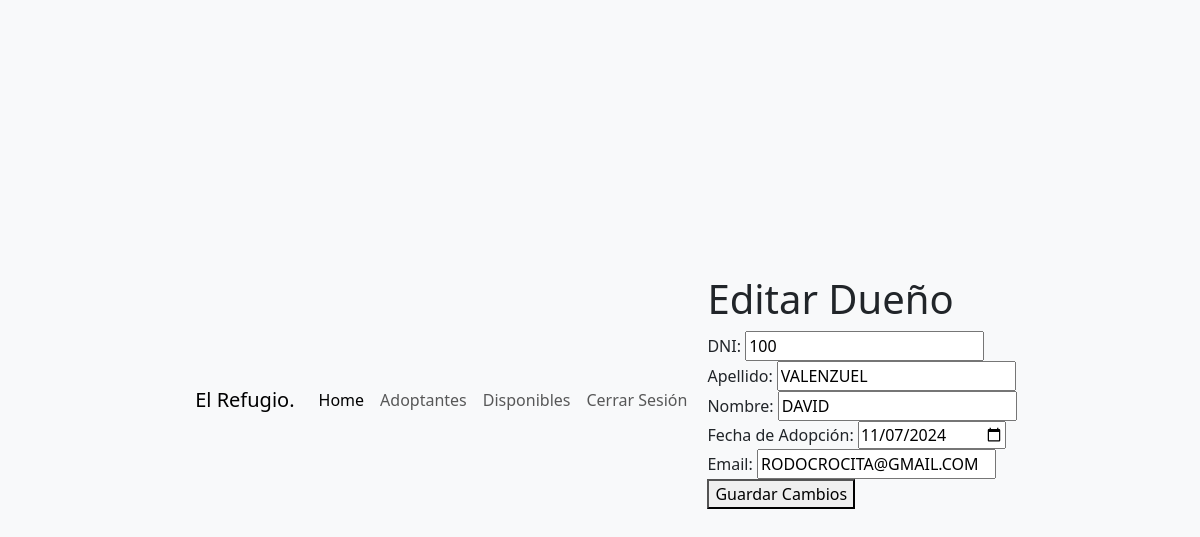
Page /vista/editar_dueño.php?id=1 on the committed database.
### vista/editar_dueño.php (the view, shortened to what this page needs)
<?php
$host = 'localhost';
$user = 'root';
$password = '';
$dbname = 'usuario';
$conexion = new mysqli($host, $user, $password, $dbname);
if (isset($_GET['id'])) {
    $id = intval($_GET['id']);
    $sql = "SELECT * FROM dueño WHERE ID_ADOPTA = $id";
    $result = $conexion->query($sql);
    if ($result && $result->num_rows > 0) {
        $dueño = $result->fetch_assoc();
    } else {
        die("Registro no encontrado.");
    }
}
?>
<!DOCTYPE html>
<html lang="es">
<head>
    <link href="https://cdn.jsdelivr.net/npm/bootstrap@5.3.3/dist/css/bootstrap.min.css" rel="stylesheet" />
</head>
<body>
<?php
include 'navbar.php';
?>
<div class="mb-3">
    <h1>Editar Dueño</h1>
    <form method="POST" action="editar_dueño.php">
        <label>DNI:</label>
        <input type="text" name="DNI" value="<?= $dueño['DNI'] ?>" required><br>
        <label>Apellido:</label>
        <input type="text" name="APELLIDO" value="<?= $dueño['APELLIDO'] ?>" required><br>
        <label>Nombre:</label>
        <input type="text" name="NOMBRE" value="<?= $dueño['NOMBRE'] ?>" required><br>
        <label>Fecha de Adopción:</label>
        <input type="date" name="FECHA_ADOPCION" value="<?= $dueño['FECHA_ADOPCION'] ?>" required><br>
        <label>Email:</label>
        <input type="email" name="EMAIL" value="<?= $dueño['EMAIL'] ?>" required><br>
        <button type="submit">Guardar Cambios</button>
    </form>
</div>
</body>
</html>

### vista/editar_dueño.php (style rules this page uses)
body { display: flex; justify-content: center; align-items: center; min-height: 100vh; margin: 0; background-color: #f8f9fa; }

### rows in the picture
dueño: DNI "100", APELLIDO "VALENZUEL", NOMBRE "DAVID", FECHA_ADOPCION "11/07/2024", EMAIL "RODOCROCITA@GMAIL.COM"
